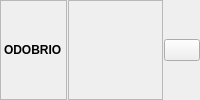
       <widget class="QFrame" name="frame_40">
        <property name="frameShape">
         <enum>QFrame::NoFrame</enum>
        </property>
        <property name="frameShadow">
         <enum>QFrame::Raised</enum>
        </property>
        <layout class="QHBoxLayout" name="horizontalLayout_34">
         <property name="spacing">
          <number>1</number>
         </property>
         <property name="leftMargin">
          <number>0</number>
         </property>
         <property name="topMargin">
          <number>0</number>
         </property>
         <property name="rightMargin">
          <number>0</number>
         </property>
         <property name="bottomMargin">
          <number>0</number>
         </property>
         <item>
          <widget class="QLabel" name="lblOdobrioTitle">
           <property name="sizePolicy">
            <sizepolicy hsizetype="Maximum" vsizetype="Preferred">
             <horstretch>0</horstretch>
             <verstretch>0</verstretch>
            </sizepolicy>
           </property>
           <property name="minimumSize">
            <size>
             <width>65</width>
             <height>32</height>
            </size>
           </property>
           <property name="font">
            <font>
             <weight>75</weight>
             <bold>true</bold>
            </font>
           </property>
           <property name="toolTip">
            <string>Poziv Na Broj</string>
           </property>
           <property name="frameShape">
            <enum>QFrame::StyledPanel</enum>
           </property>
           <property name="text">
            <string>ODOBRIO</string>
           </property>
          </widget>
         </item>
         <item>
          <widget class="QLabel" name="lblOdobrio">
           <property name="font">
            <font>
             <weight>75</weight>
             <bold>true</bold>
            </font>
           </property>
           <property name="frameShape">
            <enum>QFrame::StyledPanel</enum>
           </property>
           <property name="text">
            <string/>
           </property>
           <property name="alignment">
            <set>Qt::AlignLeading|Qt::AlignLeft|Qt::AlignVCenter</set>
           </property>
           <property name="textInteractionFlags">
            <set>Qt::LinksAccessibleByMouse|Qt::TextSelectableByMouse</set>
           </property>
          </widget>
         </item>
         <item>
          <widget class="QPushButton" name="btnGo2_15">
           <property name="sizePolicy">
            <sizepolicy hsizetype="Maximum" vsizetype="Fixed">
             <horstretch>0</horstretch>
             <verstretch>0</verstretch>
            </sizepolicy>
           </property>
           <property name="maximumSize">
            <size>
             <width>36</width>
             <height>16777215</height>
            </size>
           </property>
           <property name="cursor">
            <cursorShape>PointingHandCursor</cursorShape>
           </property>
           <property name="toolTip">
            <string>Filter</string>
           </property>
           <property name="icon">
            <iconset resource="../../../resources/DonatForm.qrc">
             <normaloff>:/InDonat/Forms/images/OLOVKA.GIF</normaloff>:/InDonat/Forms/images/OLOVKA.GIF</iconset>
           </property>
           <property name="autoExclusive">
            <bool>true</bool>
           </property>
          </widget>
         </item>
        </layout>
       </widget>
